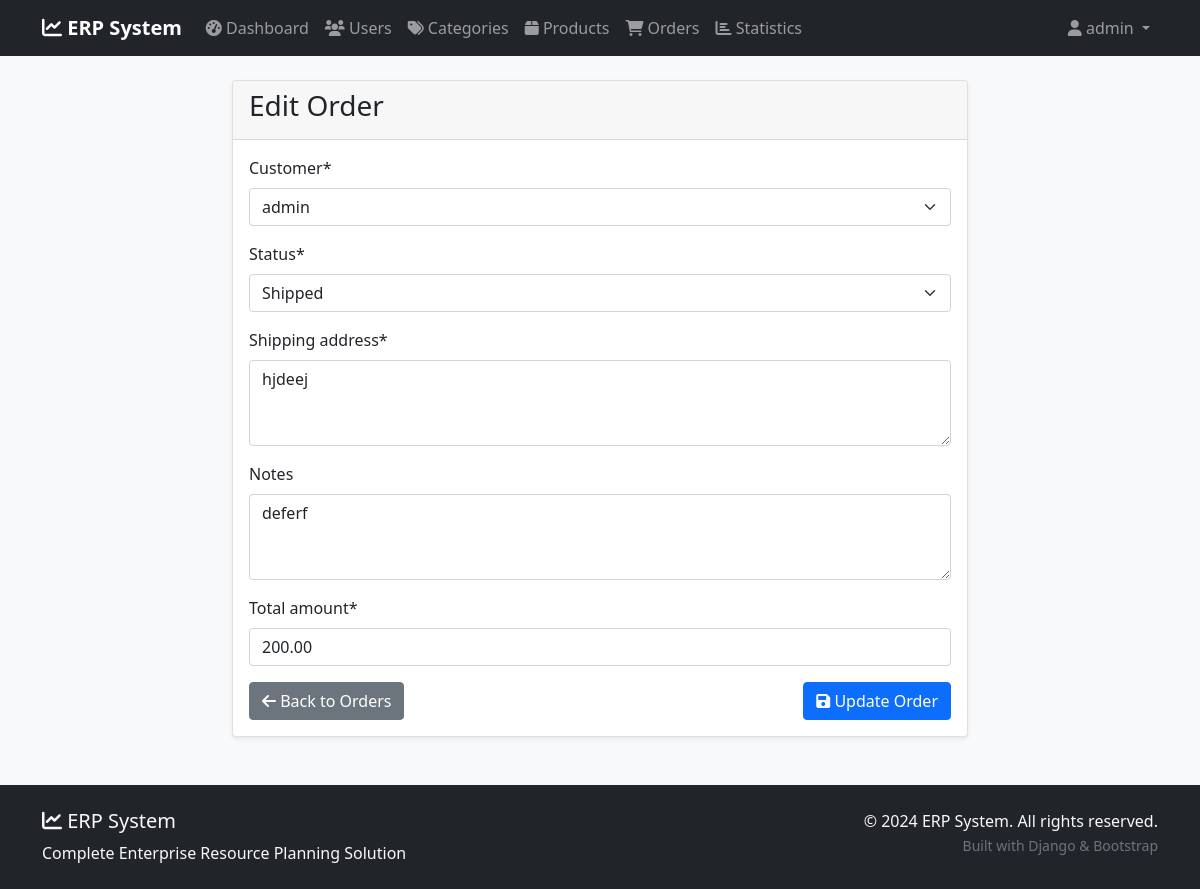
The app's page /orders/3/update/ (signed in) with its own data.
### app/models.py (models this page shows, shortened)
class Order(models.Model):
    STATUS_CHOICES = [
        ('pending', 'Pending'),
        ('processing', 'Processing'),
        ('shipped', 'Shipped'),
        ('delivered', 'Delivered'),
        ('cancelled', 'Cancelled'),
    ]
    customer = models.ForeignKey(User, on_delete=models.CASCADE)
    order_date = models.DateTimeField(auto_now_add=True)
    status = models.CharField(max_length=20, choices=STATUS_CHOICES, default='pending')
    total_amount = models.DecimalField(max_digits=10, decimal_places=2, default=0)
    shipping_address = models.TextField()
    notes = models.TextField(blank=True)

### app/views.py (the view, shortened to what this page needs)
# urls.py: path('orders/<int:pk>/update/', views.OrderUpdateView.as_view(), name='order-update'),
class OrderUpdateView(LoginRequiredMixin, UpdateView):
    model = Order
    form_class = OrderForm
    template_name = 'app/order_form.html'

### app/forms.py
class OrderForm(forms.ModelForm):
    class Meta:
        model = Order
        fields = ['customer', 'status', 'shipping_address', 'notes', 'total_amount']
        widgets = {
            'shipping_address': forms.Textarea(attrs={'rows': 3}),
            'notes': forms.Textarea(attrs={'rows': 3}),
            'total_amount': forms.NumberInput(attrs={'step': '0.01', 'min': '0'}),
        }
    def __init__(self, *args, **kwargs):
        super().__init__(*args, **kwargs)
        self.helper = FormHelper()
        self.helper.layout = Layout(
            Row(
                Column('customer', css_class='form-group col-md-6 mb-0'),
                Column('status', css_class='form-group col-md-6 mb-0'),
                css_class='form-row'
            ),
            Row(
                Column('total_amount', css_class='form-group col-md-6 mb-0'),
                css_class='form-row'
            ),
            'shipping_address',
            'notes',
            Submit('submit', 'Save Order', css_class='btn btn-primary')
        )

### templates/app/order_form.html (shortened to what this page needs)
{% extends 'base.html' %}
{% load crispy_forms_tags %}
{% block content %}
<div class="row justify-content-center">
    <div class="col-md-8">
        <div class="card">
            <div class="card-header">
                <h3>{% if object %}Edit Order{% else %}Create New Order{% endif %}</h3>
            </div>
            <div class="card-body">
                <form method="post">
                    {{ form|crispy }}
                    <div class="d-flex justify-content-between">
                        <a href="{% url 'order-list' %}" class="btn btn-secondary">
                            <i class="fas fa-arrow-left"></i> Back to Orders
                        </a>
                        <button type="submit" class="btn btn-primary">
                            <i class="fas fa-save"></i> {% if object %}Update{% else %}Create{% endif %} Order
                        </button>
                    </div>
                </form>
            </div>
        </div>
    </div>
</div>
{% endblock %}

### templates/base.html (shortened to what this page needs)
<!DOCTYPE html>
<html lang="en">
<head>
    <link href="https://cdn.jsdelivr.net/npm/bootstrap@5.1.3/dist/css/bootstrap.min.css" rel="stylesheet">
    <link href="https://cdnjs.cloudflare.com/ajax/libs/font-awesome/6.0.0/css/all.min.css" rel="stylesheet">
</head>
<body>
    <nav class="navbar navbar-expand-lg navbar-dark bg-dark">
        <div class="container">
            <a class="navbar-brand" href="{% url 'dashboard' %}">
                <i class="fas fa-chart-line"></i> ERP System
            </a>
            {% if user.is_authenticated %}
            <div class="collapse navbar-collapse" id="navbarNav">
                <ul class="navbar-nav me-auto">
                    <li class="nav-item">
                        <a class="nav-link" href="{% url 'dashboard' %}">
                            <i class="fas fa-tachometer-alt"></i> Dashboard
                        </a>
                    </li>
                    <li class="nav-item">
                        <a class="nav-link" href="{% url 'user-list' %}">
                            <i class="fas fa-users"></i> Users
                        </a>
                    </li>
                    <li class="nav-item">
                        <a class="nav-link" href="{% url 'category-list' %}">
                            <i class="fas fa-tags"></i> Categories
                        </a>
                    </li>
                    <li class="nav-item">
                        <a class="nav-link" href="{% url 'product-list' %}">
                            <i class="fas fa-box"></i> Products
                        </a>
                    </li>
                    <li class="nav-item">
                        <a class="nav-link" href="{% url 'order-list' %}">
                            <i class="fas fa-shopping-cart"></i> Orders
                        </a>
                    </li>
                    <li class="nav-item">
                        <a class="nav-link" href="{% url 'statistics' %}">
                            <i class="fas fa-chart-bar"></i> Statistics
                        </a>
                    </li>
                </ul>
                <ul class="navbar-nav">
                    <li class="nav-item dropdown">
                        <a class="nav-link dropdown-toggle" href="#" id="navbarDropdown" role="button" data-bs-toggle="dropdown">
                            <i class="fas fa-user"></i> {{ user.username }}
                        </a>
                    </li>
                </ul>
            </div>
            {% endif %}
        </div>
    </nav>
    <main class="container mt-4">
        {% block content %}{% endblock %}
    </main>
    <footer class="bg-dark text-light py-4 mt-5">
        <div class="container">
            <div class="row">
                <div class="col-md-6">
                    <h5><i class="fas fa-chart-line"></i> ERP System</h5>
                    <p class="mb-0">Complete Enterprise Resource Planning Solution</p>
                </div>
                <div class="col-md-6 text-md-end">
                    <p class="mb-0">&copy; 2024 ERP System. All rights reserved.</p>
                    <small class="text-muted">Built with Django & Bootstrap</small>
                </div>
            </div>
        </div>
    </footer>
</body>
</html>

### templates/base.html (style rules this page uses)
body { background-color: #f8f9fa; }
.navbar-brand { font-weight: bold; }
.card { box-shadow: 0 0.125rem 0.25rem rgba(0, 0, 0, 0.075); border: 1px solid rgba(0, 0, 0, 0.125); }
footer { margin-top: 50px; }

### records on screen
Order: customer "admin", status "Shipped", shipping_address "hjdeej", notes "deferf", total_amount "200.00"

### other values on screen
{{ user.username }} "admin"
